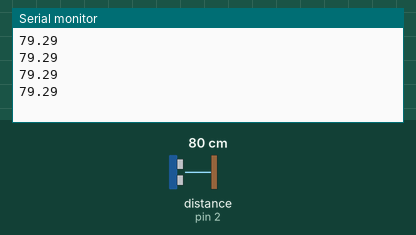
The sketch below on a simulated Arduino Uno, built with avr-gcc and run on an emulated ATmega328P. Shown: the last lines printed to the serial monitor. The inputs (shaded band) are chosen by the test bench; at power-on: distance to the obstacle (sensor on pin 2) 80 cm. The echo pulse lasts 58.3 µs per cm.

Above: at 1.2 s.
1.3 s: distance to the obstacle (sensor on pin 2) set to 2 cm
At 1.73 s:
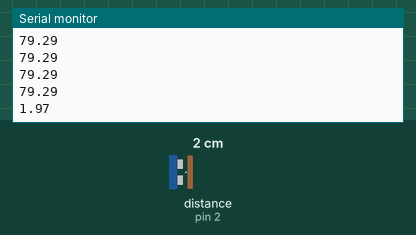
2.8 s: distance to the obstacle (sensor on pin 2) set to 4 cm
At 2.94 s:
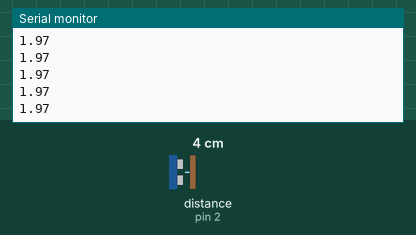
Timing chart, 0 to 5.8 s (numbered marks = the images above; inputs shaded):
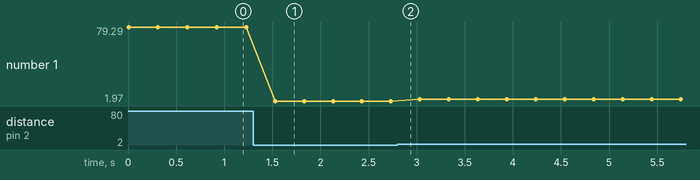

Measured:
- after the input at 1.3 s, the serial monitor: prints a new line after 0.23 s (image 1)
- plotted number 1: 79.29 → 1.97 after the input at 1.3 s, 1.97 → 3.96 after the input at 2.8 s

The sketch:

Sonar_Check.ino
```cpp
long t;

int s_pin = 2;

void setup() {
  // put your setup code here, to run once:

  Serial.begin(9600);


}

void loop() {
  // put your main code here, to run repeatedly:

  pinMode(s_pin, OUTPUT);

  digitalWrite(s_pin, LOW);
  delayMicroseconds(2);

  digitalWrite(s_pin, HIGH);
  delayMicroseconds(10);

  digitalWrite(s_pin, LOW);

  pinMode(s_pin, INPUT);

  t = pulseIn(s_pin, HIGH);

  Serial.println(t * 0.034 / 2);

  delay(300);

}
```
